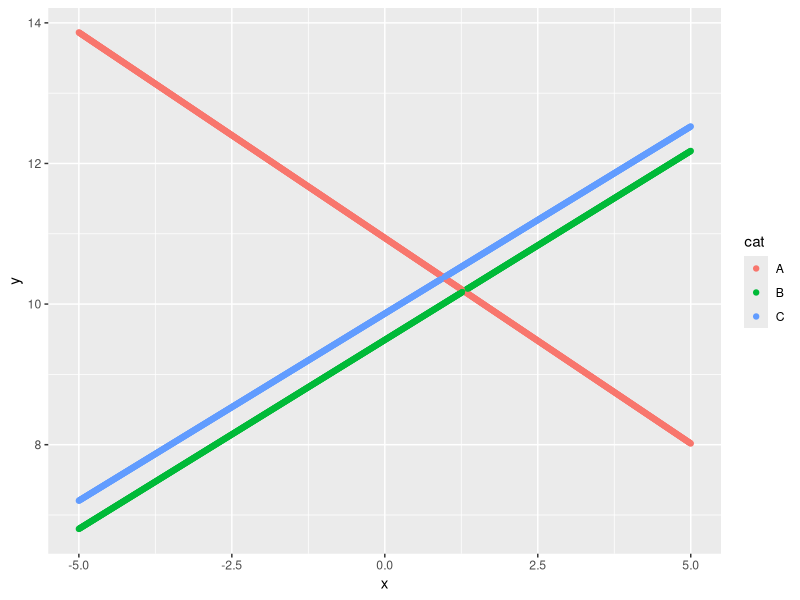
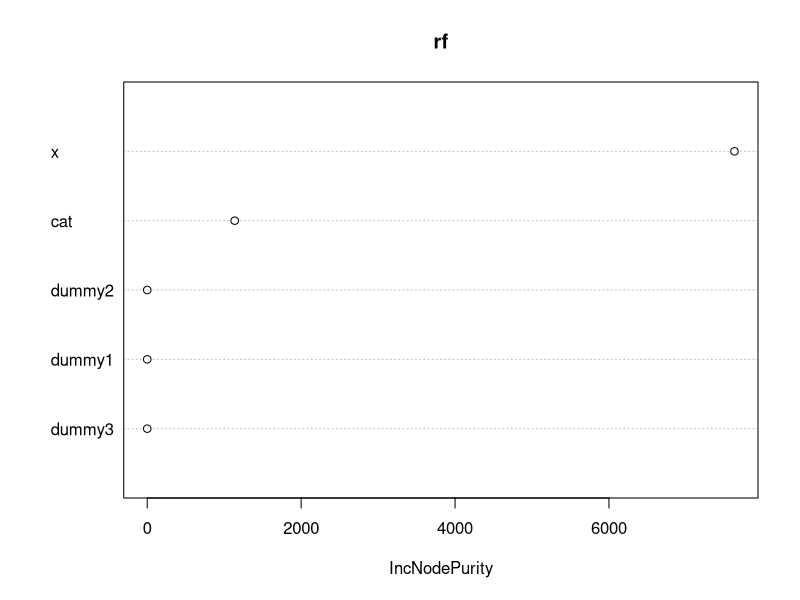
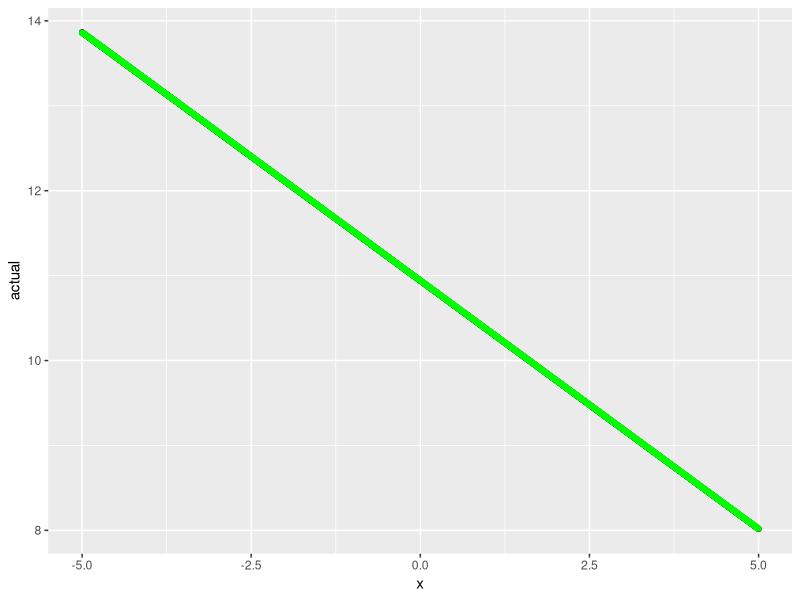
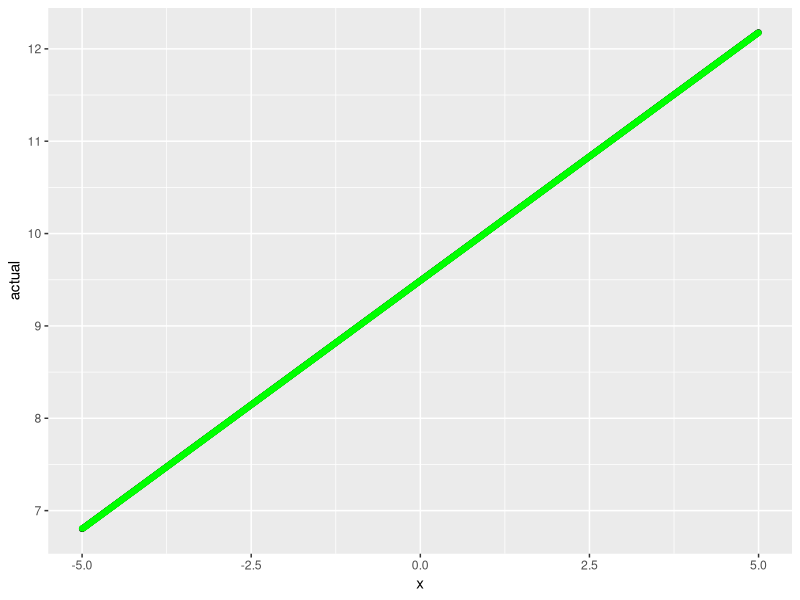
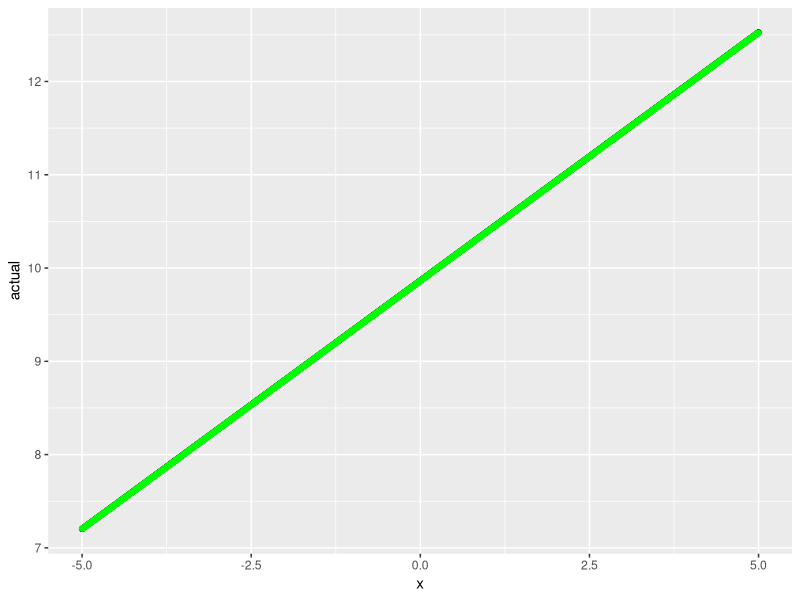

The R script that drew these images, in order:
library("randomForest")
library("ggplot2")

# Initialize random seed
seed <- as.integer(difftime( as.POSIXlt(Sys.time()), as.POSIXlt("2010-01-01 12:00:00"), units="secs" ))
set.seed( seed )
print(sprintf("Using random seed %d", seed))

pdf("test_random_tree_regressor.out.pdf")

poly <- function(x, coeffs)
{
    return( sum( c(1,x) * coeffs ) + 10 )  # 1st degree polynomial
}

makeDummyVar <- function(N, K)
{
    return( sample( vapply(1:K, function (n) paste("L", n, sep=""), character(1)), size=N, replace=TRUE ) )
}

Nx <- 1000
xs <- seq(-5, 5, len=Nx)
coeff1 <- runif(2, min=-1, max=1)
ys1 <- vapply( xs, function (x) poly(x, coeff1), numeric(1) )

coeff2 <- runif(2, min=-1, max=1)
ys2 <- vapply( xs, function (x) poly(x, coeff2), numeric(1) )

coeff3 <- runif(2, min=-1, max=1)
ys3 <- vapply( xs, function (x) poly(x, coeff3), numeric(1) )

data <- data.frame( x=rep(xs,3), y=c(ys1, ys2, ys3), cat=factor(c(rep("A", Nx), rep("B", Nx), rep("C", Nx))), dummy1=makeDummyVar(Nx*3,5), dummy2=makeDummyVar(Nx*3,20), dummy3=makeDummyVar(Nx*3,5) )
perm <- sample(Nx*3, replace=FALSE)
data <- data[perm,]  # permute the elements

print(data[data$cat=="A","x"])
print(data[data$cat=="A","y"])

p <- ggplot( data=data, aes(x=x, y=y, color=cat) ) + geom_point()
print(p)

#rf <- randomForest( y ~ x + cat + dummy1 + dummy2 + dummy3 + 1, data=data )
rf <- randomForest( y ~ x + cat + dummy1 + dummy2 + dummy3, data=data, nodesize=0.2, mtry=5, ntree=100 )
varImpPlot( rf )
print( importance( rf ) )


plotPrediction <- function( cat )
{
    out <- predict( rf, data[data$cat==cat,] )

    comp <- data.frame( x=data[data$cat==cat, "x"], actual=data[data$cat==cat,"y"], predicted=out )
    p <- ggplot( data=comp, aes(x=x) ) +
        geom_point( aes(y=actual),    color="black" ) +
        geom_point( aes(y=predicted), color="green" )
    print(p)

}


plotPrediction( "A" )
plotPrediction( "B" )
plotPrediction( "C" )

dev.off()



